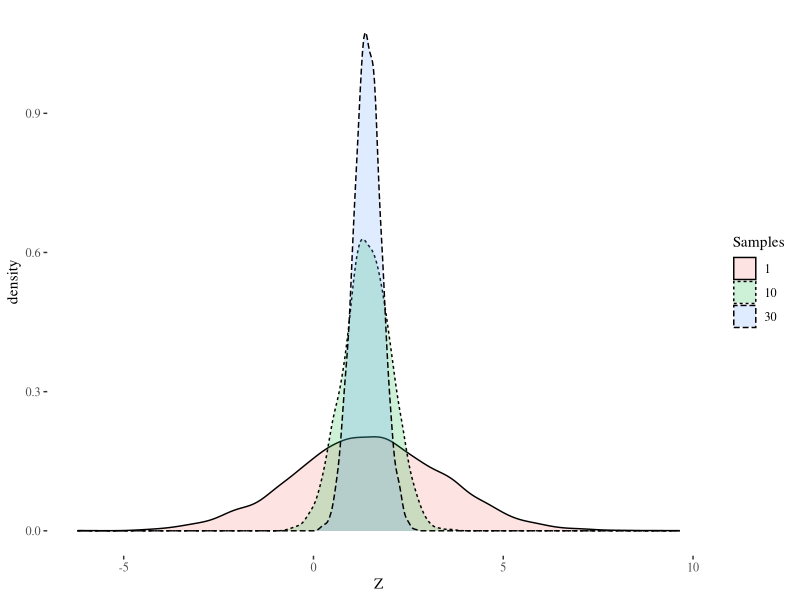

Write the R code that produced this figure.
## ---- chunk 1
knitr::opts_chunk$set(echo = TRUE)
library(ggplot2)
library(ggthemes)
## ---- chunk 2
true_mu <- sqrt(2)
## ---- chunk 3
n <- 20
Z <- rnorm(n, mean = true_mu) # I've hidden true_mu from you, it's an unknown parameter
Z
mean(Z)
## ---- chunk 4
Zbar <- function(n) mean(rnorm(n, mean = true_mu, sd = 2))
df <- data.frame(Z = c(rnorm(5000, mean = true_mu, sd = 2),
                       replicate(5000, Zbar(10)),
                       replicate(5000, Zbar(30))),
                 Samples = factor(c(rep(1, 5000), rep(10, 5000), rep(30, 5000))))
ggplot(df, aes(Z, fill = Samples, linetype = Samples)) + geom_density(alpha = .2) + theme_tufte()
## ---- chunk 5
true_mu
